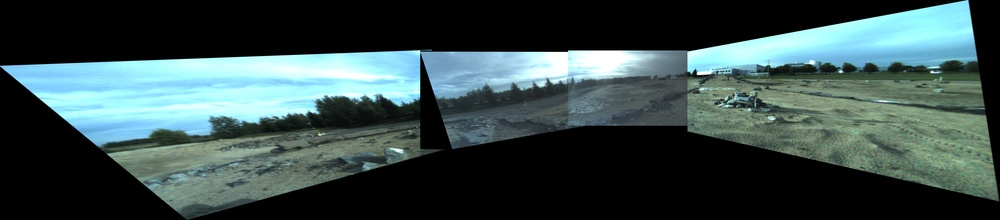
#> input picture src/firstPanorama.jpg, 1000 x 220 px, shrunk from 6294 x 1386 before the run
$ python -i sift_matcher.py   (imports and definitions only)
#> lines starting #> are read from the running program, lines starting #| are printed output that depends on the picture
#> further down, picture is the input picture: shape (220, 1000, 3); mean B, G, R 76.2, 76.5, 57.8
import cv2 as cv
import numpy as np

'''
Create a feature matching class Using OpenCV SIFT Detector and Brute Force Matching
'''

class sift_matcher:
	def __init__(self):
		self.sift = cv.SIFT_create()
		self.bf = cv.BFMatcher()

	# use adaptive_histogram_equilization to make the matching better
	def adaptive_histogram_equilization(self,img):
		## adaptive histogram equalization
		h, w = img.shape[:2]
#> h = 220; w = 1000
		gray_img = cv.cvtColor(img,cv.COLOR_BGR2GRAY)
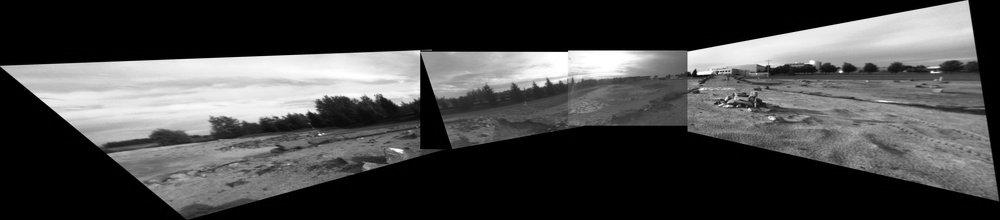
#> gray_img: shape (220, 1000); min 0, max 255, mean 70.9
		clahe = cv.createCLAHE(clipLimit=2.0, tileGridSize=(8,8))
		cl1 = clahe.apply(gray_img)
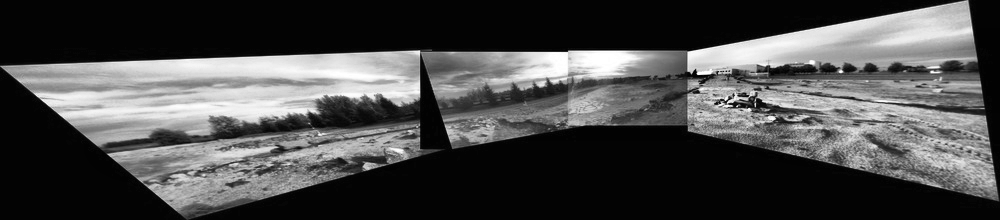
#> cl1: shape (220, 1000); min 0, max 255, mean 74.5
		return cl1#[3:h-3,0:w]

	def match(self, I1, I2):
		FSet1 = self.getFeatures(I1)
		FSet2 = self.getFeatures(I2)
		matches = self.bf.knnMatch(FSet2['des'],FSet1['des'],k=2)
		good = []
		good1 = []
		for m, n in matches:
			if m.distance < 0.7*n.distance:
				good.append((m.trainIdx, m.queryIdx))
				good1.append([m])
		img3=cv.drawMatchesKnn(I2,FSet2['kp'],I1,FSet1['kp'],good1,None,flags=cv.DrawMatchesFlags_NOT_DRAW_SINGLE_POINTS)
		cv.imshow("warped", img3)
		cv.waitKey()

		if len(good) > 4:
			cur = FSet2['kp']
			pre = FSet1['kp']

			matchedCur = np.float32(
				[cur[i].pt for (__, i) in good]
			)
			matchedPre = np.float32(
				[pre[i].pt for (i, __) in good]
				)

			# H, _ = cv.findHomography(matchedCur, matchedPre, cv.RANSAC, 5)
			H, mask = cv.estimateAffine2D(matchedCur, matchedPre, cv.RANSAC, ransacReprojThreshold=5.0)
			return H
		return None

	def getFeatures(self, img):
		img = self.adaptive_histogram_equilization(img)
		kp, des = self.sift.detectAndCompute(img, None)
#> kp = 1051 keypoints; strongest (x, y, size): (841, 71, 2.5), (698, 73, 2.2), (730, 98, 2.3), (932, 72, 2)
		return {'kp':kp, 'des':des}

>>> import cv2
>>> picture = cv2.imread('firstPanorama.jpg')
>>> result = sift_matcher().getFeatures(picture)
#> result = 2 items
